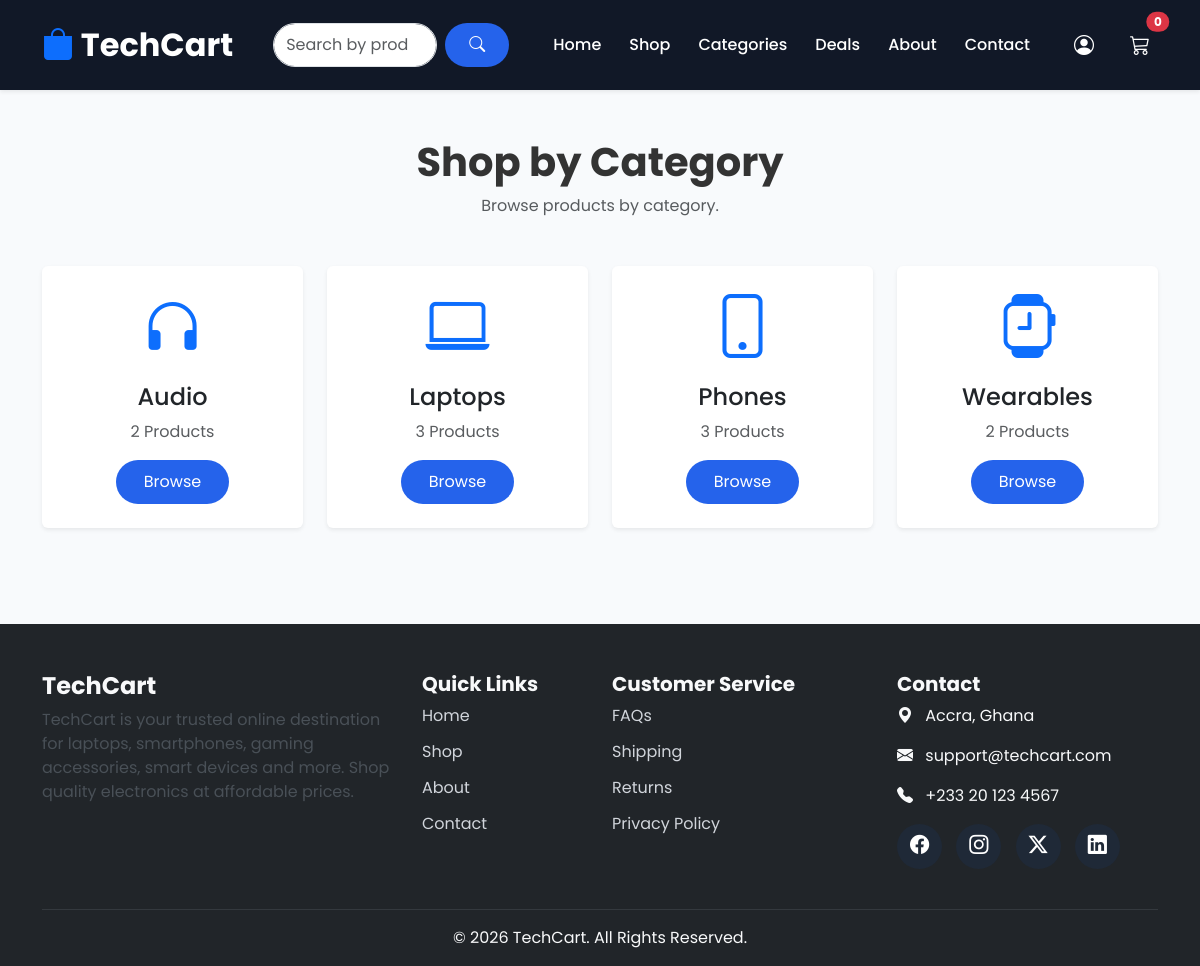
/categories.php, run on the app's committed database.
### tables this page shows
CREATE TABLE `categories` (
  `id` int(11) NOT NULL,
  `category_name` varchar(100) NOT NULL
);

### categories.php (the view, shortened to what this page needs)
<?php
require_once "config/database.php";
include "includes/header.php";
include "includes/navbar.php";
$query = "
SELECT
    c.id,
    c.category_name,
    COUNT(p.id) AS total_products
FROM categories c
LEFT JOIN products p
ON c.id = p.category_id
GROUP BY c.id
ORDER BY c.category_name ASC
";
$categories = mysqli_query($conn, $query);
?>
<div class="container py-5">
    <div class="text-center mb-5">
        <h1 class="fw-bold">
            Shop by Category
        </h1>
        <p class="text-muted">
            Browse products by category.
        </p>
    </div>
    <div class="row g-4">
        <?php while($category = mysqli_fetch_assoc($categories)){ ?>
        <div class="col-md-6 col-lg-3">
            <div class="card shadow-sm border-0 h-100 text-center">
                <div class="card-body p-4">
                    <?php
                    $icon = "bi-grid";
                    switch($category['category_name']){
                        case "Laptops":
                            $icon = "bi-laptop";
                            break;
                        case "Phones":
                            $icon = "bi-phone";
                            break;
                        case "Audio":
                            $icon = "bi-headphones";
                            break;
                        case "Wearables":
                            $icon = "bi-smartwatch";
                            break;
                    }
                    ?>
                    <i class="bi <?php echo $icon; ?> display-3 text-primary"></i>
                    <h4 class="mt-3">
                        <?php echo htmlspecialchars($category['category_name']); ?>
                    </h4>
                    <p class="text-muted">
                        <?php echo $category['total_products']; ?>
                        Products
                    </p>
                    <a
                    href="shop.php?category=<?php echo $category['id']; ?>"
                    class="btn btn-primary rounded-pill">
                        Browse
                    </a>
                </div>
            </div>
        </div>
        <?php } ?>
    </div>
</div>
<?php include "includes/footer.php"; ?>

### assets/css/style.css (style rules this page uses)
* { margin:0; padding:0; box-sizing:border-box; }
html { scroll-behavior:smooth; }
body { font-family:'Poppins',sans-serif; background:#f8fafc; color:#333; }
a { text-decoration:none; }
.btn-primary { background:#2563eb; border:none; border-radius:30px; padding:10px 28px; }

### data on the page
categories: category_name "Audio", total_products "2"
categories: category_name "Laptops", total_products "3"
categories: category_name "Phones", total_products "3"
categories: category_name "Wearables", total_products "2"
